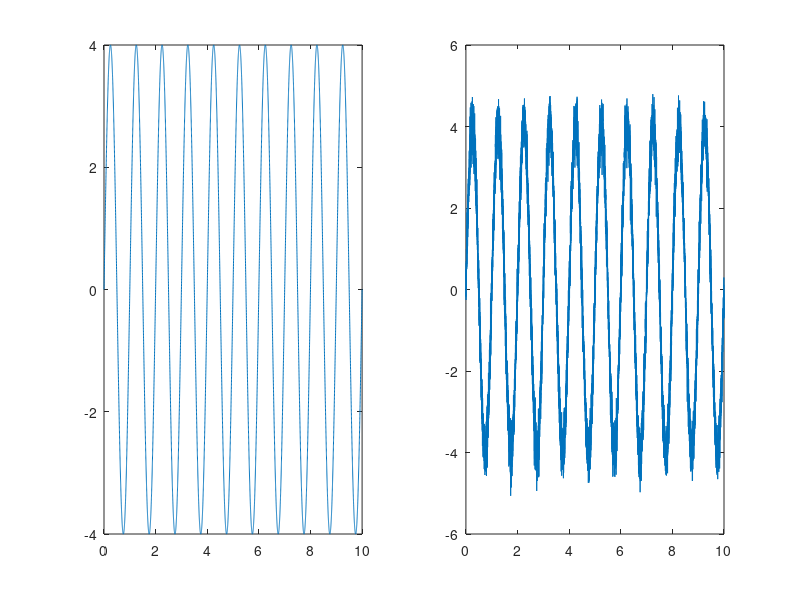

Here is the MATLAB script that generated this plot: (Note: this script raises an error after producing the figure.)
%labtest2
%
clear all
f=10;
t=0:.001:10;
x=4*sin(2*pi*1*t);
d=awgn(x,10);
subplot(1,2,1)
plot(t,x)
subplot(1,2,2)
plot(t,d)

n0_delay=24;
h = dfilt.delay(n0_delay);
delayed_d=filter(h,d);
figure(2)
plot(t,delayed_d)



beta=1.5
mu=0.5
nord=30
p=nord
[A,E] = lms1(delayed_d,d,mu,nord)
figure(3)
t1=1:1:length(E);
plot(t1,E)
figure(4)
plot(t1,d)